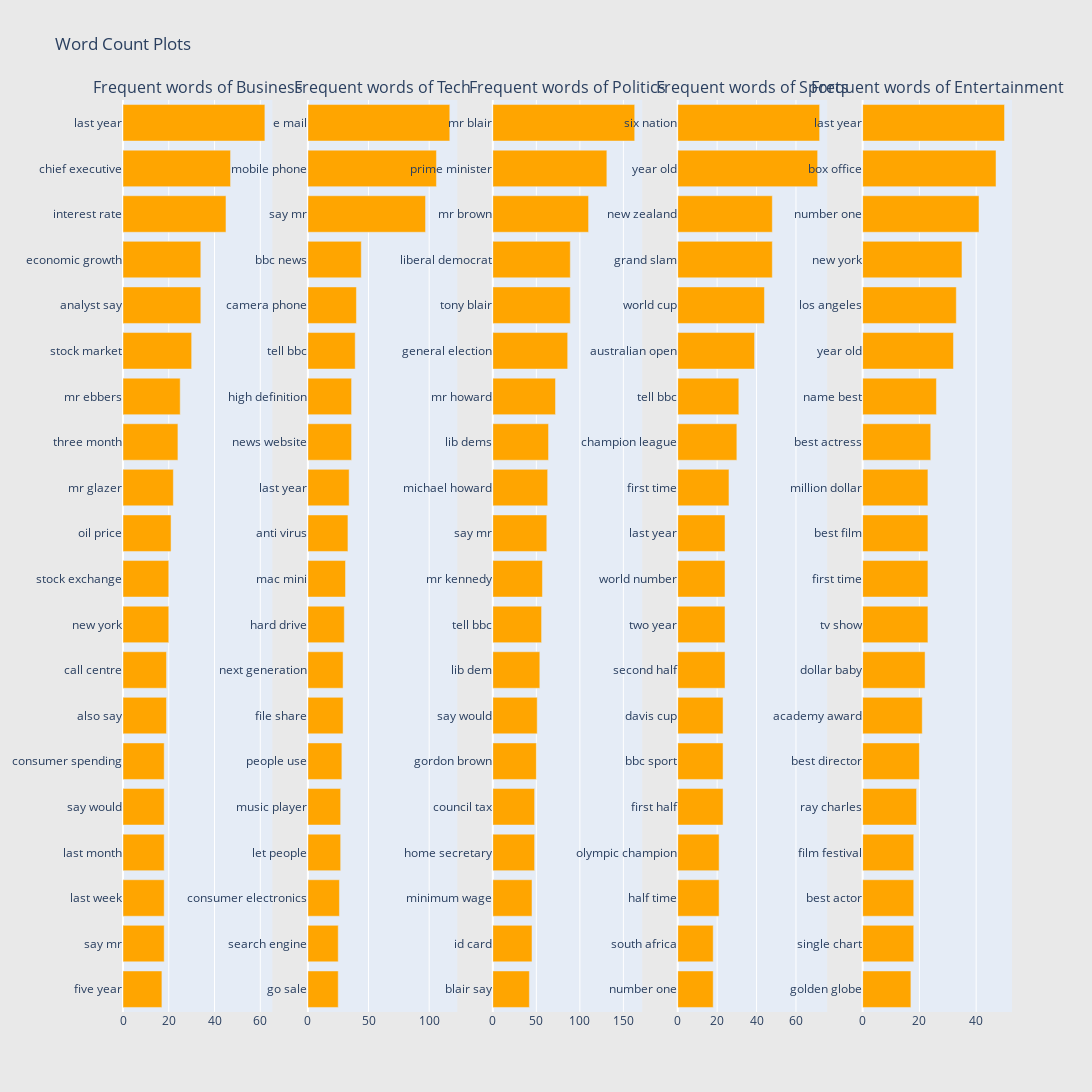

Notebook code cell kept with this figure:
### Code cell
print("Bi-gram analysis")

plot_grams(
    freq_train_df_business,
    freq_train_df_tech,
    freq_train_df_politics,
    freq_train_df_sport,
    freq_train_df_entertainment
)

### Figure 1 — Plotly figure (JSON) as saved in the notebook; plotly's stock layout.template omitted (floating-point values rounded to 4 significant figures)
{"data": [{"marker": {"color": "orange"}, "orientation": "h", "showlegend": false, "type": "bar", "x": [17, 18, 18, 18, 18, 18, 19, 19, 20, 20, 21, 22, 24, 25, 30, 34, 34, 45, 47, 62], "xaxis": "x", "y": ["five year", "say mr", "last week", "last month", "say would", "consumer spending", "also say", "call centre", "new york", "stock exchange", "oil price", "mr glazer", "three month", "mr ebbers", "stock market", "analyst say", "economic growth", "interest rate", "chief executive", "last year"], "yaxis": "y"}, {"marker": {"color": "orange"}, "orientation": "h", "showlegend": false, "type": "bar", "x": [25, 25, 26, 27, 27, 28, 29, 29, 30, 31, 33, 34, 36, 36, 39, 40, 44, 97, 106, 117], "xaxis": "x2", "y": ["go sale", "search engine", "consumer electronics", "let people", "music player", "people use", "file share", "next generation", "hard drive", "mac mini", "anti virus", "last year", "news website", "high definition", "tell bbc", "camera phone", "bbc news", "say mr", "mobile phone", "e mail"], "yaxis": "y2"}, {"marker": {"color": "orange"}, "orientation": "h", "showlegend": false, "type": "bar", "x": [42, 45, 45, 48, 48, 50, 51, 54, 56, 57, 62, 63, 64, 72, 86, 89, 89, 110, 131, 163], "xaxis": "x3", "y": ["blair say", "id card", "minimum wage", "home secretary", "council tax", "gordon brown", "say would", "lib dem", "tell bbc", "mr kennedy", "say mr", "michael howard", "lib dems", "mr howard", "general election", "tony blair", "liberal democrat", "mr brown", "prime minister", "mr blair"], "yaxis": "y3"}, {"marker": {"color": "orange"}, "orientation": "h", "showlegend": false, "type": "bar", "x": [18, 18, 21, 21, 23, 23, 23, 24, 24, 24, 24, 26, 30, 31, 39, 44, 48, 48, 71, 72], "xaxis": "x4", "y": ["number one", "south africa", "half time", "olympic champion", "first half", "bbc sport", "davis cup", "second half", "two year", "world number", "last year", "first time", "champion league", "tell bbc", "australian open", "world cup", "grand slam", "new zealand", "year old", "six nation"], "yaxis": "y4"}, {"marker": {"color": "orange"}, "orientation": "h", "showlegend": false, "type": "bar", "x": [17, 18, 18, 18, 19, 20, 21, 22, 23, 23, 23, 23, 24, 26, 32, 33, 35, 41, 47, 50], "xaxis": "x5", "y": ["golden globe", "single chart", "best actor", "film festival", "ray charles", "best director", "academy award", "dollar baby", "tv show", "first time", "best film", "million dollar", "best actress", "name best", "year old", "los angeles", "new york", "number one", "box office", "last year"], "yaxis": "y5"}], "layout": {"annotations": [{"font": {"size": 16}, "showarrow": false, "text": "Frequent words of Business", "x": 0.084, "xanchor": "center", "xref": "paper", "y": 1, "yanchor": "bottom", "yref": "paper"}, {"font": {"size": 16}, "showarrow": false, "text": "Frequent words of Tech", "x": 0.292, "xanchor": "center", "xref": "paper", "y": 1, "yanchor": "bottom", "yref": "paper"}, {"font": {"size": 16}, "showarrow": false, "text": "Frequent words of Politics", "x": 0.5, "xanchor": "center", "xref": "paper", "y": 1, "yanchor": "bottom", "yref": "paper"}, {"font": {"size": 16}, "showarrow": false, "text": "Frequent words of Sports", "x": 0.708, "xanchor": "center", "xref": "paper", "y": 1, "yanchor": "bottom", "yref": "paper"}, {"font": {"size": 16}, "showarrow": false, "text": "Frequent words of Entertainment", "x": 0.916, "xanchor": "center", "xref": "paper", "y": 1, "yanchor": "bottom", "yref": "paper"}], "height": 1200, "paper_bgcolor": "rgb(233,233,233)", "title": {"text": "Word Count Plots"}, "width": 2000, "xaxis": {"anchor": "y", "domain": [0, 0.168]}, "xaxis2": {"anchor": "y2", "domain": [0.208, 0.376]}, "xaxis3": {"anchor": "y3", "domain": [0.416, 0.584]}, "xaxis4": {"anchor": "y4", "domain": [0.624, 0.792]}, "xaxis5": {"anchor": "y5", "domain": [0.832, 1]}, "yaxis": {"anchor": "x", "domain": [0, 1]}, "yaxis2": {"anchor": "x2", "domain": [0, 1]}, "yaxis3": {"anchor": "x3", "domain": [0, 1]}, "yaxis4": {"anchor": "x4", "domain": [0, 1]}, "yaxis5": {"anchor": "x5", "domain": [0, 1]}}}
